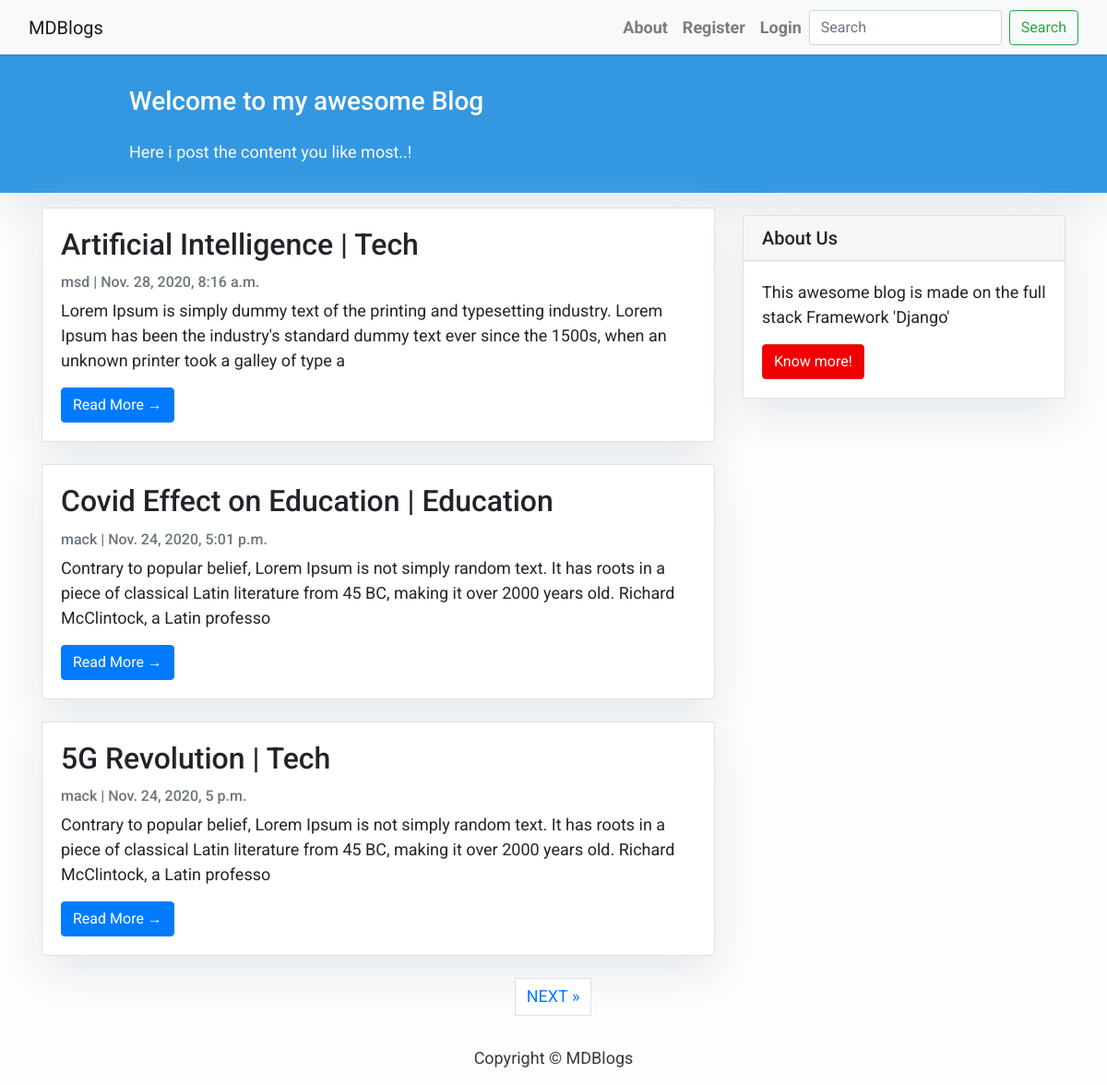
The page / on the database its author committed.
### Blog/models.py (models this page shows, shortened)
class Post(models.Model):
    category=models.CharField(max_length=100)
    title = models.CharField(max_length=200, unique=True)
    slug = models.SlugField(max_length=200, unique=True)
    author = models.ForeignKey(User, on_delete= models.CASCADE,related_name='blog_posts')
    updated_on = models.DateTimeField(auto_now= True)
    content = models.TextField()
    created_on = models.DateTimeField(auto_now_add=True)
    status = models.IntegerField(choices=STATUS, default=0)
    likes=models.ManyToManyField(User,related_name='blog_post')
    class Meta:
        ordering = ['-created_on']

### Blog/views.py (the view)
# urls.py: path('', views.PostList.as_view(), name='home'),
class PostList(generic.ListView):
    queryset = Post.objects.filter(status=1).order_by('-created_on')
    template_name = 'index.html'
    paginate_by = 3

### Blog/templates/index.html (shortened to what this page needs)
{% extends "base.html" %}
{% block content %}
<header class="masthead">
    <div class="container">
        <div class="row">
            <div class=" col-md-8 col-md-10 mx-auto">
                <div class="site-heading">
                    <h3 class=" site-heading my-4 mt-3 text-white"> Welcome to my awesome Blog </h3>
                    <p class="text-light">Here i post the content you like most..! &nbsp
                    </p>
                </div>
            </div>
        </div>
    </div>
</header>
<div class="container">
    <div class="row">
        <div class="col-md-8 mt-3 left">
            {% for post in post_list %}
            <div class="card mb-4">
                <div class="card-body">
                    <h2 class="card-title">{{ post.title }} | {{post.category}}</h2>
                    <p class="card-text text-muted h6">{{ post.author }} | {{ post.created_on}} </p>
                    <p class="card-text">{{post.content|slice:":200" }}</p>
                    <a href="{% url 'post_detail' post.slug  %}" class="btn btn-primary">Read More &rarr;</a>
                </div>
            </div>
            {% endfor %}
        </div>
        {% block sidebar %} {% include 'sidebar.html' %} {% endblock sidebar %}
    </div>
</div>
{% if is_paginated %}
  <ul class="pagination justify-content-center">
    {% if page_obj.has_next %}
    <li><a href="?page={{ page_obj.next_page_number }}" class="page-link"> NEXT &raquo;</a></li>
    {% endif %}
  </ul>
{% endif %}
{%endblock%}

### Blog/templates/base.html (style rules this page uses)
body { font-family: "Roboto", sans-serif; font-size: 17px; background-color: #fdfdfd; }
.masthead { background: #3398E1; height: auto; padding-bottom: 15px; box-shadow: 0 16px 48px #E3E7EB; padding-top: 10px; }

### Blog/templates/index.html (style rules this page uses)
body { font-family: "Roboto", sans-serif; font-size: 18px; background-color: #fdfdfd; }
.card { box-shadow: 0 16px 48px #E3E7EB; }

### Blog/templates/sidebar.html (style rules this page uses)
.card { box-shadow: 0 16px 48px #E3E7EB; }

### rows shown on the page
Post: title "Artificial Intelligence", category "Tech", author "msd", created_on "Nov. 28, 2020, 8:16 a.m.", content "Lorem Ipsum is simply dummy text of the printing and typesetting industry. Lorem Ipsum has been the industry's standard dummy text ever since the 1500s, when an unknown printer took a galley of type a"
Post: title "Covid Effect on Education", category "Education", author "mack", created_on "Nov. 24, 2020, 5:01 p.m.", content "Contrary to popular belief, Lorem Ipsum is not simply random text. It has roots in a piece of classical Latin literature from 45 BC, making it over 2000 years old. Richard McClintock, a Latin professo"
Post: title "5G Revolution", category "Tech", author "mack", created_on "Nov. 24, 2020, 5 p.m.", content "Contrary to popular belief, Lorem Ipsum is not simply random text. It has roots in a piece of classical Latin literature from 45 BC, making it over 2000 years old. Richard McClintock, a Latin professo"
